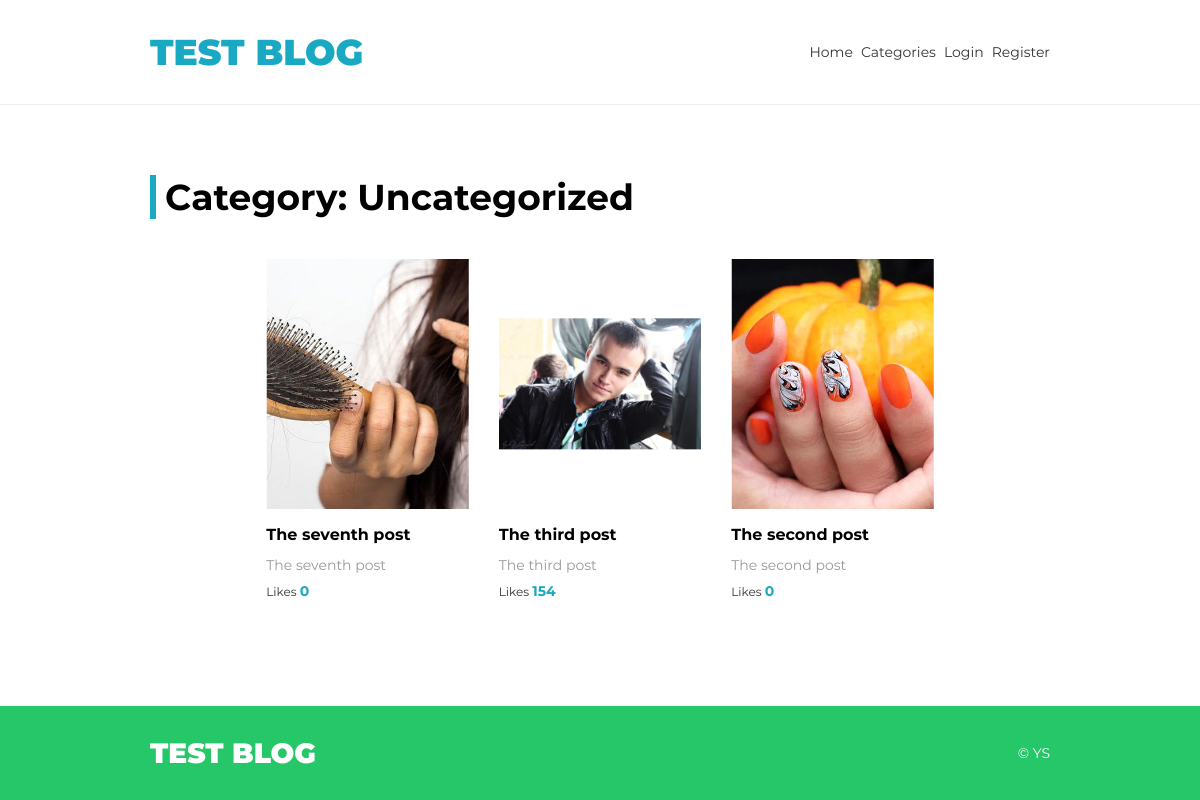
Page /main/category/1 on the committed database.
### tables this page shows
CREATE TABLE `categories` (
  `id` int(11) NOT NULL,
  `cat_name` text NOT NULL
);

CREATE TABLE `posts` (
  `id` int(11) NOT NULL,
  `post_title` text NOT NULL,
  `post_description` text NOT NULL,
  `post_content` text NOT NULL,
  `post_likes` int(11) NOT NULL DEFAULT '0',
  `category` int(11) NOT NULL DEFAULT '0'
);

### app/controllers/MainController.php (called while the page is built, shortened)
<?php
class MainController extends Controller{
    public function categoryAction() {
        $currentCatId =   $this->model->getCatId($this->route['id']);
        $currentCatName = $this->model->getCatName($this->route['id']);
        $adminModel = new Admin;
        $vars = [
            'list'       => $this->model->listCatPosts($currentCatId),
            'categories' => $adminModel->listCategories($this->route),
            'catID'      => $currentCatId,
            'catNAME'    => $currentCatName,
        ];
        $this->view->render('Category:', $vars);
    }
}

### index.php (called while the page is built, shortened)
<?php
spl_autoload_register(function ($class) {
    $path = str_replace('\\', '/', $class.'.php');
});
$router = new Router;
$router->run();

### app/lib/DataBase.php (called while the page is built, shortened)
<?php
class DataBase {
    protected $database;
    public function __construct() {
        $config = require 'app/config/database.php';
        $this->database = new PDO('mysql:host=' . $config['host'] . ';dbname=' . $config['name'] . '', $config['user'], $config['password']);
    }
    public function query($sql, $params = []) {
       $statement = $this->database->prepare($sql);
        if(!empty($params)) {
            foreach ($params as $key => $value) {
                if(is_int($value)) {
                    $type = PDO::PARAM_INT;
                } else {
                    $type = PDO::PARAM_STR;
                }
                $statement->bindValue(':' . $key, $value, $type);
            }
        }
        $statement->execute();
        return $statement;
    }
    public function row($sql, $params = []) {
        $result = $this->query($sql, $params);
        return $result->fetchAll(PDO::FETCH_ASSOC);
    }
    public function column($sql, $params = []) {
        $result = $this->query($sql, $params);
        return $result->fetchColumn();
    }
}

### app/config/database.php (called while the page is built)
<?php
return [
    'host' => 'localhost',
    'name' => 'j6353386_test_bl',
    'user' => 'j6353386_test_bl',
    'password' => '123database123',
];

### app/models/Admin.php (called while the page is built, shortened)
<?php
class Admin extends Model {
    public function listCategories($route) {
        $params = [
            'id' => '',
        ];
        return $this->database->row('SELECT * FROM categories ORDER BY cat_name ASC', $params);
    }
}

### app/core/Controller.php (called while the page is built, shortened)
<?php
abstract class Controller {
    public function __construct($route) {
        $this->route = $route;
        $this->model = $this->loadModel($route['controller']);
    }
    public function loadModel($name) {
        $path = 'app\models\\' . ucfirst($name);
        if(class_exists($path)) {
            return new $path;
        }
    }
}

### app/core/Model.php (called while the page is built, shortened)
<?php
abstract class Model {
    public function __construct() {
        $this->database = new DataBase;
    }
}

### app/models/Main.php (called while the page is built, shortened)
<?php
class Main extends Model {
    public function listCatPosts($cat_id) {
        $params = [
            'category' => $cat_id,
        ];
        return $this->database->row('SELECT * FROM posts WHERE category = :category  ORDER BY id DESC', $params);
    }
    public function getCatId($id) {
        $params = [
            'id' => $id,
        ];
        return $this->database->column('SELECT id FROM categories WHERE id = :id', $params);
    }
}

### app/views/main/category.php (the view)
<section class="blog">
    <h1 class="main-title"><?php echo $title; ?> <?php echo $catNAME; ?></h1>
    <?php if(empty($list)) : ?>
        <div class="info-box">
            <p>Something went wrong, there are no posts now</p>
        </div>
        <?php else: ?>
            <div class="flex-container blog-container" id="blog-container">
                <?php foreach($list as $post) : ?>
                    <div class="flex-xl-3 flex-md-4 flex-sm-6 flex-xs-12">
                        <article class="blog-item">
                            <a href="/post/<?php echo $post['id']; ?>" class="blog-item__link">
                                <div class="blog-item__image">
                                    <img src="/public/thumbnails/thumb-<?php echo $post['id']; ?>.jpg" alt="">
                                </div>
                                <h3 class="blog-item__title"><?php echo htmlspecialchars($post['post_title'] ,ENT_QUOTES); ?></h3>
                                <p class="blog-item__exerpt"><?php echo htmlspecialchars($post['post_description'] ,ENT_QUOTES); ?></p>
                                <div class="blog-item__likes">Likes <span class="likes-counter"><?php echo htmlspecialchars($post['post_likes'] ,ENT_QUOTES); ?></span></div>
                            </a>
                        </article>
                    </div>
                    <?php endforeach; ?>
            </div>
    <?php endif; ?>
</section>

### public/css/style.css (style rules this page uses)
.flex-container { display: -webkit-box; display: -ms-flexbox; display: flex; -ms-flex-wrap: wrap; flex-wrap: wrap; -webkit-box-pack: center; -ms-flex-pack: center; justify-content: center; margin: 0 -15px; }
.flex-xl-3 { padding: 0 15px; width: calc(100% / 4); }
body { margin: 0px; padding: 0px; font-family: "Montserrat", sans-serif; background-color: #FFF; height: 100%; line-height: 1; position: relative; font-size: 1.4rem !important; -webkit-font-smoothing: antialiased; -moz-osx-font-smoothing: grayscale; }
html, body, div, span, applet, object, iframe, h1, h2, h3, h4, h5, h6, p, blockquote, pre, a, abbr, acronym, address, big, cite, code, del, dfn, em, img, ins, kbd, q, s, samp, small, strike, strong, sub, sup, tt, var, b, u, i, center, dl, dt, dd, ol, ul, li, fieldset, form, label, legend, table, caption, tbody, tfoot, thead, tr, th, td, article, aside, canvas, details, embed, figure, figcaption, footer, header, hgroup, menu, nav, output, ruby, section, summary, time, mark, audio, video { margin: 0; padding: 0; border: 0; font-size: 100%; }
article, aside, details, figcaption, figure, footer, header, hgroup, menu, nav, section, main { display: block; }
html { height: 100%; -webkit-text-size-adjust: none; -ms-text-size-adjust: none; font-size: 62.5%; }
a, button { color: #100da9; -webkit-transition: all 0.2s linear; transition: all 0.2s linear; text-decoration: none; outline: none; -webkit-tap-highlight-color: rgba(0, 0, 0, 0); }
a, span, div, button { outline: none !important; }
* { -webkit-box-sizing: border-box; box-sizing: border-box; }
*:before, *:after { -webkit-box-sizing: border-box; box-sizing: border-box; }
img { display: block; max-width: 100%; height: auto; }
.main-title { display: block; margin: 0 0 40px; position: relative; padding-left: 15px; font-family: "Montserrat", sans-serif; font-size: 3.6rem; line-height: normal; font-weight: 700; color: #000; }
.main-title::before { content: ''; display: block; width: 6px; height: 100%; position: absolute; top: 0; left: 0; background-color: #1aa9c2; }
.blog-item { display: block; width: 100%; margin-bottom: 30px; }
.blog-item__link { display: block; width: 100%; }
.blog-item__image { display: block; width: 100%; height: 250px; position: relative; overflow: hidden; margin-bottom: 15px; }
.blog-item__image img { display: block; position: absolute; top: 50%; left: 50%; -webkit-transform: translate3d(-50%, -50%, 0); transform: translate3d(-50%, -50%, 0); width: 100%; height: auto; -webkit-transition: all 0.2s linear; transition: all 0.2s linear; }
.blog-item__title { display: block; width: 100%; font-size: 1.6rem; line-height: 2.2rem; color: #000; max-height: 44px; overflow: hidden; -webkit-transition: all 0.2s linear; transition: all 0.2s linear; }
.blog-item__exerpt { display: block; width: 100%; font-size: 1.4rem; line-height: normal; font-weight: normal; color: #999; margin-top: 10px; }
.blog-item__likes { display: block; width: 100%; margin-top: 10px; font-size: 1.2rem; color: #333; }
.blog-item__likes .likes-counter { font-weight: 700; color: #1aa9c2; font-size: 1.4rem; }

### rows in the picture
categories: cat_name "Uncategorized"
posts: shows a picture, post_title "The seventh post", post_description "The seventh post", post_likes "0"
posts: shows a picture, post_title "The third post", post_description "The third post", post_likes "154"
posts: shows a picture, post_title "The second post", post_description "The second post", post_likes "0"

### other values in the picture
$title "Category:"
